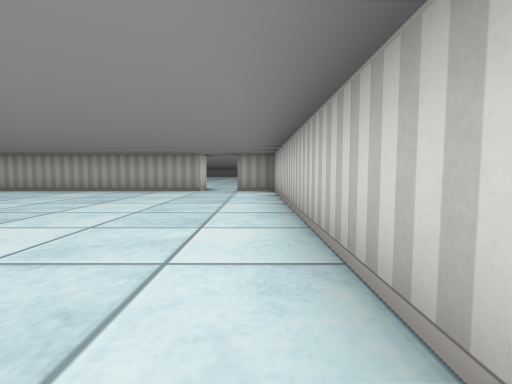
view 1 (above)

16 first-person views from a walk through a cub3D maze. The camera is about half as high as the walls, tilts 4° down and sees 85° across. The floor is counted in squares. Each view is taken from the middle of a square. On the plan, view 1 faces up. The plan holds only what a view shows up to about 9 squares ahead; the rest is blank. The place goes on beyond the plan.

view 2
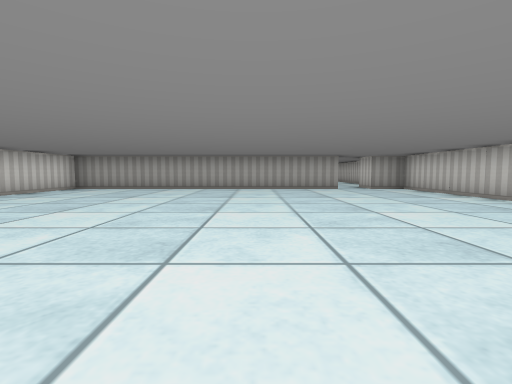

view 3
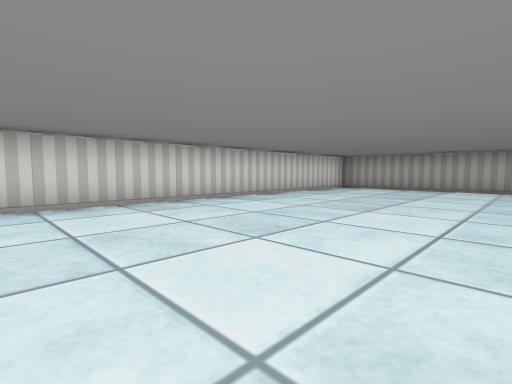

view 4
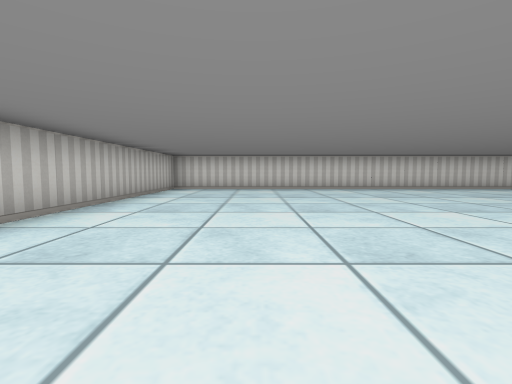

view 5
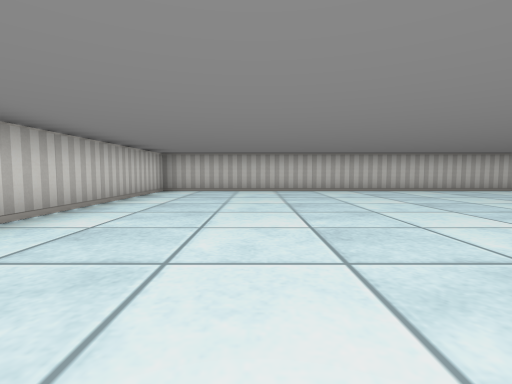

view 6
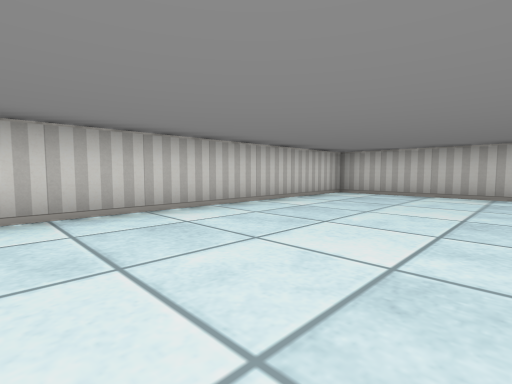

view 7
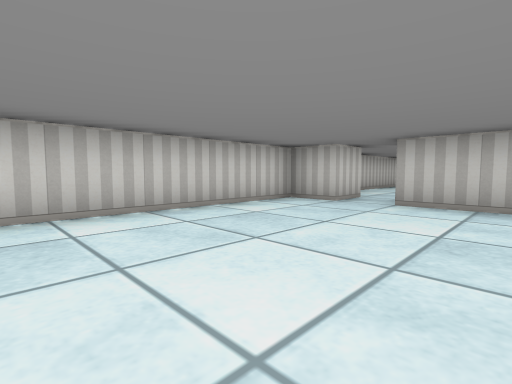

view 8
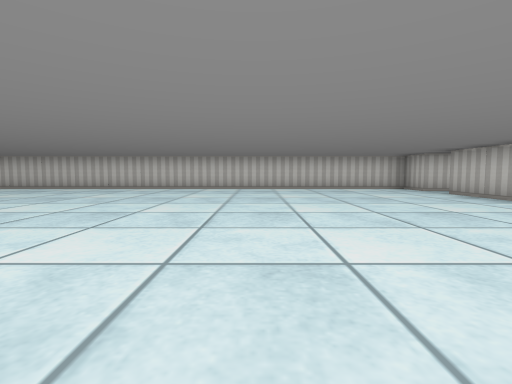

view 9
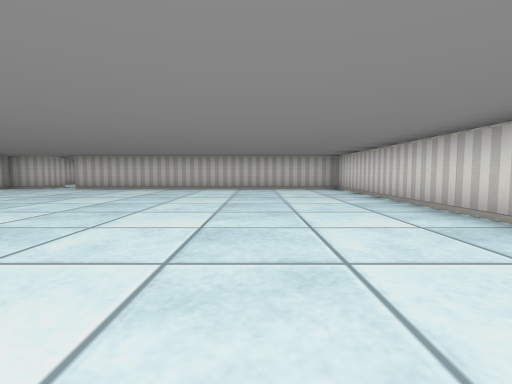

view 10
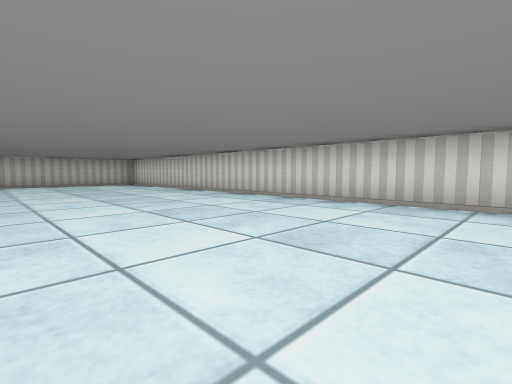

view 11
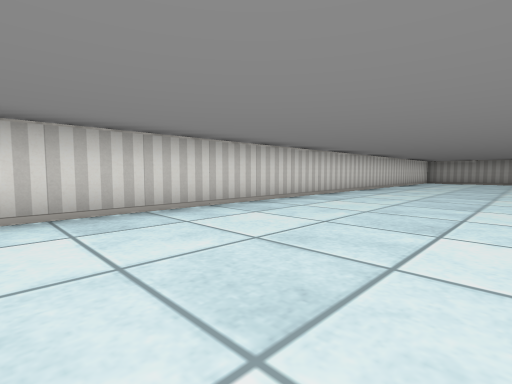

view 12
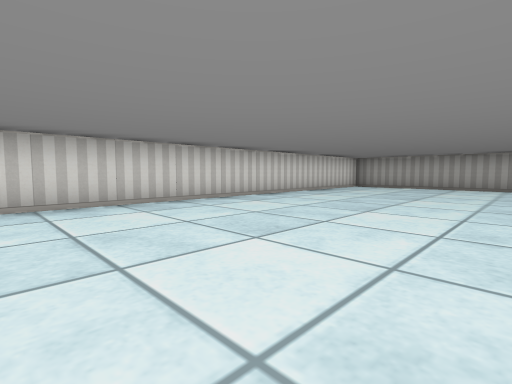

view 13
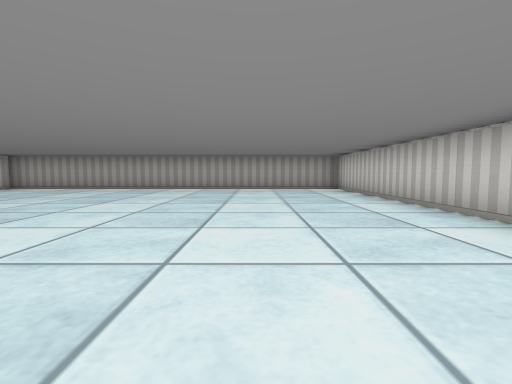

view 14
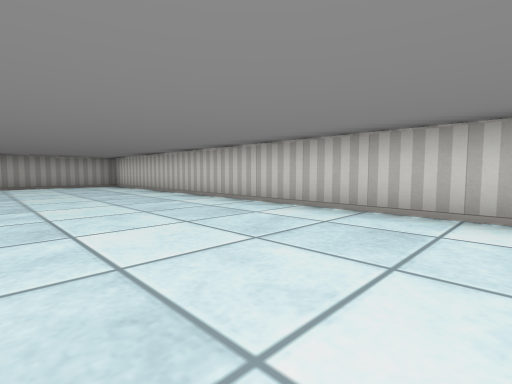

view 15
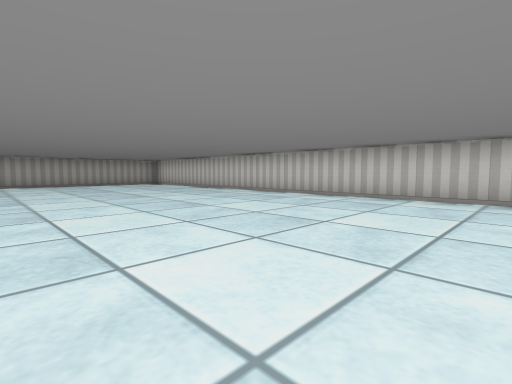

view 16
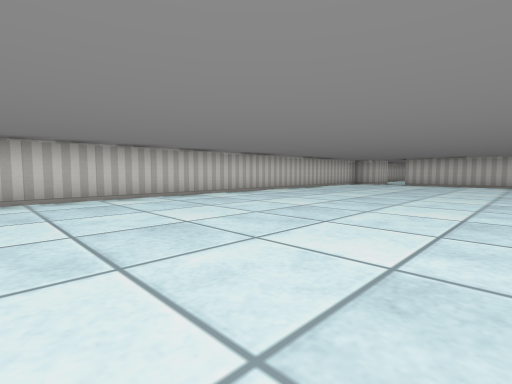

### Floor plan
Points are (right, up) in squares from view 1. A wall is a line through its corners. A room is listed if a view was taken in it or the views show most of it. See-through windows are left out.
Room 1 (views 1, 2, 3, 4, 5, 6)
walls: (-1.5, 8.5) (-1.5, 7.5) (-9.5, 7.5) (-9.5, -6.5) (0.5, -6.5) (0.5, 7.5) (-0.5, 7.5) (-0.5, 8.5)
ways out: opening at (-1, 8) to room 2
Room 2 (views 7, 8, 9, 10, 11, 12, 13, 14, 15, 16)
walls: (-0.5, 8.5) (0.5, 8.5) (0.5, 32.5) (-9.5, 32.5) (-9.5, 8.5) (-1.5, 8.5)
ways out: opening at (-1, 8) to room 1

Positions as (right, up) in squares from view 1, and headings:
1: (0, 0), facing up
2: (-4, -1), facing up
3: (-5, -1), facing up-left
4: (-1, -4), facing left
5: (-2, 1), facing down
6: (-3, 0), facing down-right
7: (-3, 13), facing down-right
8: (-8, 13), facing right
9: (-7, 17), facing down
10: (-5, 20), facing down-left
11: (-6, 18), facing up-left
12: (-5, 23), facing up-left
13: (-2, 24), facing up
14: (-3, 22), facing up-right
15: (-5, 21), facing up-right
16: (-5, 20), facing down-right
